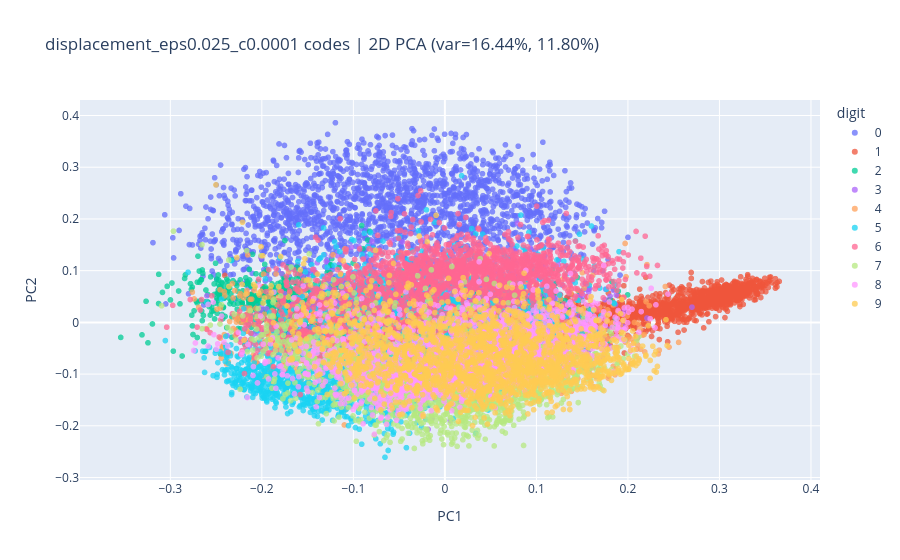
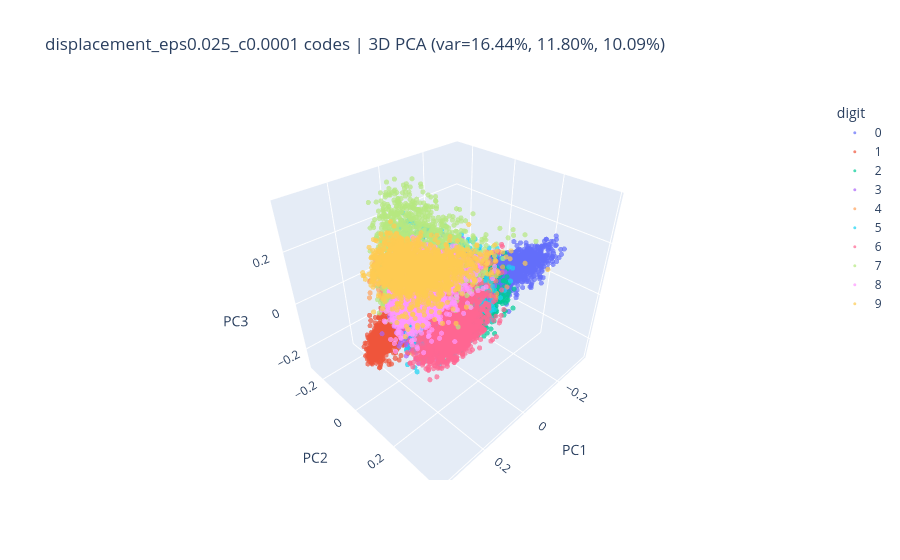
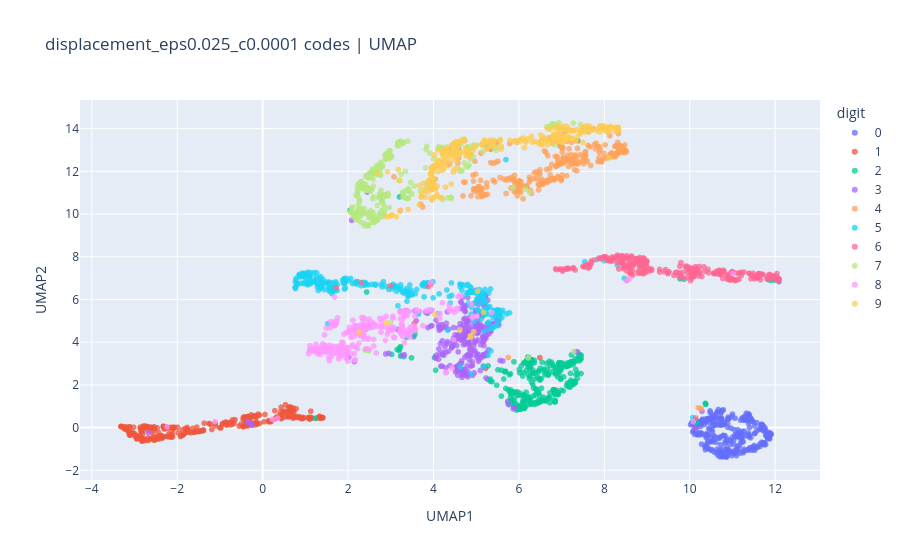

Write notebook code for charts like these, in order.
### Code cell
plot_code_pca(
    codes_all,
    labels,
    title_prefix=f"{SELECTED_TRIAL} codes",
    max_points=PCA_MAX_POINTS,
    seed=PCA_SEED,
)

plot_code_umap(
    codes_all,
    labels,
    title_prefix=f"{SELECTED_TRIAL} codes",
    max_points=UMAP_MAX_POINTS,
    seed=UMAP_SEED,
    n_neighbors=UMAP_N_NEIGHBORS,
    min_dist=UMAP_MIN_DIST,
)

### Figure 1 — Plotly figure (JSON) as saved in the notebook; plotly's stock layout.template omitted (floating-point values rounded to 4 significant figures; data arrays with more than 128 entries replaced by an {"elided": "..."} marker saying what was removed)
{"data": [{"customdata": {"elided": "2000x1 int values"}, "hovertemplate": "digit=0<br>PC1=%{x}<br>PC2=%{y}<br>sample_index=%{customdata[0]}<extra></extra>", "legendgroup": "0", "marker": {"color": "#636efa", "opacity": 0.75, "size": 6, "symbol": "circle"}, "mode": "markers", "name": "0", "showlegend": true, "type": "scattergl", "x": {"elided": "2000 float values"}, "xaxis": "x", "y": {"elided": "2000 float values"}, "yaxis": "y"}, {"customdata": {"elided": "2000x1 int values"}, "hovertemplate": "digit=1<br>PC1=%{x}<br>PC2=%{y}<br>sample_index=%{customdata[0]}<extra></extra>", "legendgroup": "1", "marker": {"color": "#EF553B", "opacity": 0.75, "size": 6, "symbol": "circle"}, "mode": "markers", "name": "1", "showlegend": true, "type": "scattergl", "x": {"elided": "2000 float values"}, "xaxis": "x", "y": {"elided": "2000 float values"}, "yaxis": "y"}, {"customdata": {"elided": "2000x1 int values"}, "hovertemplate": "digit=2<br>PC1=%{x}<br>PC2=%{y}<br>sample_index=%{customdata[0]}<extra></extra>", "legendgroup": "2", "marker": {"color": "#00cc96", "opacity": 0.75, "size": 6, "symbol": "circle"}, "mode": "markers", "name": "2", "showlegend": true, "type": "scattergl", "x": {"elided": "2000 float values"}, "xaxis": "x", "y": {"elided": "2000 float values"}, "yaxis": "y"}, {"customdata": {"elided": "2000x1 int values"}, "hovertemplate": "digit=3<br>PC1=%{x}<br>PC2=%{y}<br>sample_index=%{customdata[0]}<extra></extra>", "legendgroup": "3", "marker": {"color": "#ab63fa", "opacity": 0.75, "size": 6, "symbol": "circle"}, "mode": "markers", "name": "3", "showlegend": true, "type": "scattergl", "x": {"elided": "2000 float values"}, "xaxis": "x", "y": {"elided": "2000 float values"}, "yaxis": "y"}, {"customdata": {"elided": "2000x1 int values"}, "hovertemplate": "digit=4<br>PC1=%{x}<br>PC2=%{y}<br>sample_index=%{customdata[0]}<extra></extra>", "legendgroup": "4", "marker": {"color": "#FFA15A", "opacity": 0.75, "size": 6, "symbol": "circle"}, "mode": "markers", "name": "4", "showlegend": true, "type": "scattergl", "x": {"elided": "2000 float values"}, "xaxis": "x", "y": {"elided": "2000 float values"}, "yaxis": "y"}, {"customdata": {"elided": "2000x1 int values"}, "hovertemplate": "digit=5<br>PC1=%{x}<br>PC2=%{y}<br>sample_index=%{customdata[0]}<extra></extra>", "legendgroup": "5", "marker": {"color": "#19d3f3", "opacity": 0.75, "size": 6, "symbol": "circle"}, "mode": "markers", "name": "5", "showlegend": true, "type": "scattergl", "x": {"elided": "2000 float values"}, "xaxis": "x", "y": {"elided": "2000 float values"}, "yaxis": "y"}, {"customdata": {"elided": "2000x1 int values"}, "hovertemplate": "digit=6<br>PC1=%{x}<br>PC2=%{y}<br>sample_index=%{customdata[0]}<extra></extra>", "legendgroup": "6", "marker": {"color": "#FF6692", "opacity": 0.75, "size": 6, "symbol": "circle"}, "mode": "markers", "name": "6", "showlegend": true, "type": "scattergl", "x": {"elided": "2000 float values"}, "xaxis": "x", "y": {"elided": "2000 float values"}, "yaxis": "y"}, {"customdata": {"elided": "2000x1 int values"}, "hovertemplate": "digit=7<br>PC1=%{x}<br>PC2=%{y}<br>sample_index=%{customdata[0]}<extra></extra>", "legendgroup": "7", "marker": {"color": "#B6E880", "opacity": 0.75, "size": 6, "symbol": "circle"}, "mode": "markers", "name": "7", "showlegend": true, "type": "scattergl", "x": {"elided": "2000 float values"}, "xaxis": "x", "y": {"elided": "2000 float values"}, "yaxis": "y"}, {"customdata": {"elided": "2000x1 int values"}, "hovertemplate": "digit=8<br>PC1=%{x}<br>PC2=%{y}<br>sample_index=%{customdata[0]}<extra></extra>", "legendgroup": "8", "marker": {"color": "#FF97FF", "opacity": 0.75, "size": 6, "symbol": "circle"}, "mode": "markers", "name": "8", "showlegend": true, "type": "scattergl", "x": {"elided": "2000 float values"}, "xaxis": "x", "y": {"elided": "2000 float values"}, "yaxis": "y"}, {"customdata": {"elided": "2000x1 int values"}, "hovertemplate": "digit=9<br>PC1=%{x}<br>PC2=%{y}<br>sample_index=%{customdata[0]}<extra></extra>", "legendgroup": "9", "marker": {"color": "#FECB52", "opacity": 0.75, "size": 6, "symbol": "circle"}, "mode": "markers", "name": "9", "showlegend": true, "type": "scattergl", "x": {"elided": "2000 float values"}, "xaxis": "x", "y": {"elided": "2000 float values"}, "yaxis": "y"}], "layout": {"legend": {"title": {"text": "digit"}, "tracegroupgap": 0}, "title": {"text": "displacement_eps0.025_c0.0001 codes | 2D PCA (var=16.44%, 11.80%)"}, "xaxis": {"anchor": "y", "domain": [0, 1], "title": {"text": "PC1"}}, "yaxis": {"anchor": "x", "domain": [0, 1], "title": {"text": "PC2"}}}}

### Figure 2 — Plotly figure (JSON) as saved in the notebook; plotly's stock layout.template omitted (floating-point values rounded to 4 significant figures; data arrays with more than 128 entries replaced by an {"elided": "..."} marker saying what was removed)
{"data": [{"customdata": {"elided": "2000x1 int values"}, "hovertemplate": "digit=0<br>PC1=%{x}<br>PC2=%{y}<br>PC3=%{z}<br>sample_index=%{customdata[0]}<extra></extra>", "legendgroup": "0", "marker": {"color": "#636efa", "opacity": 0.7, "size": 3, "symbol": "circle"}, "mode": "markers", "name": "0", "scene": "scene", "showlegend": true, "type": "scatter3d", "x": {"elided": "2000 float values"}, "y": {"elided": "2000 float values"}, "z": {"elided": "2000 float values"}}, {"customdata": {"elided": "2000x1 int values"}, "hovertemplate": "digit=1<br>PC1=%{x}<br>PC2=%{y}<br>PC3=%{z}<br>sample_index=%{customdata[0]}<extra></extra>", "legendgroup": "1", "marker": {"color": "#EF553B", "opacity": 0.7, "size": 3, "symbol": "circle"}, "mode": "markers", "name": "1", "scene": "scene", "showlegend": true, "type": "scatter3d", "x": {"elided": "2000 float values"}, "y": {"elided": "2000 float values"}, "z": {"elided": "2000 float values"}}, {"customdata": {"elided": "2000x1 int values"}, "hovertemplate": "digit=2<br>PC1=%{x}<br>PC2=%{y}<br>PC3=%{z}<br>sample_index=%{customdata[0]}<extra></extra>", "legendgroup": "2", "marker": {"color": "#00cc96", "opacity": 0.7, "size": 3, "symbol": "circle"}, "mode": "markers", "name": "2", "scene": "scene", "showlegend": true, "type": "scatter3d", "x": {"elided": "2000 float values"}, "y": {"elided": "2000 float values"}, "z": {"elided": "2000 float values"}}, {"customdata": {"elided": "2000x1 int values"}, "hovertemplate": "digit=3<br>PC1=%{x}<br>PC2=%{y}<br>PC3=%{z}<br>sample_index=%{customdata[0]}<extra></extra>", "legendgroup": "3", "marker": {"color": "#ab63fa", "opacity": 0.7, "size": 3, "symbol": "circle"}, "mode": "markers", "name": "3", "scene": "scene", "showlegend": true, "type": "scatter3d", "x": {"elided": "2000 float values"}, "y": {"elided": "2000 float values"}, "z": {"elided": "2000 float values"}}, {"customdata": {"elided": "2000x1 int values"}, "hovertemplate": "digit=4<br>PC1=%{x}<br>PC2=%{y}<br>PC3=%{z}<br>sample_index=%{customdata[0]}<extra></extra>", "legendgroup": "4", "marker": {"color": "#FFA15A", "opacity": 0.7, "size": 3, "symbol": "circle"}, "mode": "markers", "name": "4", "scene": "scene", "showlegend": true, "type": "scatter3d", "x": {"elided": "2000 float values"}, "y": {"elided": "2000 float values"}, "z": {"elided": "2000 float values"}}, {"customdata": {"elided": "2000x1 int values"}, "hovertemplate": "digit=5<br>PC1=%{x}<br>PC2=%{y}<br>PC3=%{z}<br>sample_index=%{customdata[0]}<extra></extra>", "legendgroup": "5", "marker": {"color": "#19d3f3", "opacity": 0.7, "size": 3, "symbol": "circle"}, "mode": "markers", "name": "5", "scene": "scene", "showlegend": true, "type": "scatter3d", "x": {"elided": "2000 float values"}, "y": {"elided": "2000 float values"}, "z": {"elided": "2000 float values"}}, {"customdata": {"elided": "2000x1 int values"}, "hovertemplate": "digit=6<br>PC1=%{x}<br>PC2=%{y}<br>PC3=%{z}<br>sample_index=%{customdata[0]}<extra></extra>", "legendgroup": "6", "marker": {"color": "#FF6692", "opacity": 0.7, "size": 3, "symbol": "circle"}, "mode": "markers", "name": "6", "scene": "scene", "showlegend": true, "type": "scatter3d", "x": {"elided": "2000 float values"}, "y": {"elided": "2000 float values"}, "z": {"elided": "2000 float values"}}, {"customdata": {"elided": "2000x1 int values"}, "hovertemplate": "digit=7<br>PC1=%{x}<br>PC2=%{y}<br>PC3=%{z}<br>sample_index=%{customdata[0]}<extra></extra>", "legendgroup": "7", "marker": {"color": "#B6E880", "opacity": 0.7, "size": 3, "symbol": "circle"}, "mode": "markers", "name": "7", "scene": "scene", "showlegend": true, "type": "scatter3d", "x": {"elided": "2000 float values"}, "y": {"elided": "2000 float values"}, "z": {"elided": "2000 float values"}}, {"customdata": {"elided": "2000x1 int values"}, "hovertemplate": "digit=8<br>PC1=%{x}<br>PC2=%{y}<br>PC3=%{z}<br>sample_index=%{customdata[0]}<extra></extra>", "legendgroup": "8", "marker": {"color": "#FF97FF", "opacity": 0.7, "size": 3, "symbol": "circle"}, "mode": "markers", "name": "8", "scene": "scene", "showlegend": true, "type": "scatter3d", "x": {"elided": "2000 float values"}, "y": {"elided": "2000 float values"}, "z": {"elided": "2000 float values"}}, {"customdata": {"elided": "2000x1 int values"}, "hovertemplate": "digit=9<br>PC1=%{x}<br>PC2=%{y}<br>PC3=%{z}<br>sample_index=%{customdata[0]}<extra></extra>", "legendgroup": "9", "marker": {"color": "#FECB52", "opacity": 0.7, "size": 3, "symbol": "circle"}, "mode": "markers", "name": "9", "scene": "scene", "showlegend": true, "type": "scatter3d", "x": {"elided": "2000 float values"}, "y": {"elided": "2000 float values"}, "z": {"elided": "2000 float values"}}], "layout": {"legend": {"title": {"text": "digit"}, "tracegroupgap": 0}, "scene": {"domain": {"x": [0, 1], "y": [0, 1]}, "xaxis": {"title": {"text": "PC1"}}, "yaxis": {"title": {"text": "PC2"}}, "zaxis": {"title": {"text": "PC3"}}}, "title": {"text": "displacement_eps0.025_c0.0001 codes | 3D PCA (var=16.44%, 11.80%, 10.09%)"}}}

### Figure 3 — Plotly figure (JSON) as saved in the notebook; plotly's stock layout.template omitted (floating-point values rounded to 4 significant figures; data arrays with more than 128 entries replaced by an {"elided": "..."} marker saying what was removed)
{"data": [{"customdata": {"elided": "300x1 int values"}, "hovertemplate": "digit=0<br>UMAP1=%{x}<br>UMAP2=%{y}<br>sample_index=%{customdata[0]}<extra></extra>", "legendgroup": "0", "marker": {"color": "#636efa", "opacity": 0.75, "size": 6, "symbol": "circle"}, "mode": "markers", "name": "0", "showlegend": true, "type": "scattergl", "x": {"elided": "300 float values"}, "xaxis": "x", "y": {"elided": "300 float values"}, "yaxis": "y"}, {"customdata": {"elided": "300x1 int values"}, "hovertemplate": "digit=1<br>UMAP1=%{x}<br>UMAP2=%{y}<br>sample_index=%{customdata[0]}<extra></extra>", "legendgroup": "1", "marker": {"color": "#EF553B", "opacity": 0.75, "size": 6, "symbol": "circle"}, "mode": "markers", "name": "1", "showlegend": true, "type": "scattergl", "x": {"elided": "300 float values"}, "xaxis": "x", "y": {"elided": "300 float values"}, "yaxis": "y"}, {"customdata": {"elided": "300x1 int values"}, "hovertemplate": "digit=2<br>UMAP1=%{x}<br>UMAP2=%{y}<br>sample_index=%{customdata[0]}<extra></extra>", "legendgroup": "2", "marker": {"color": "#00cc96", "opacity": 0.75, "size": 6, "symbol": "circle"}, "mode": "markers", "name": "2", "showlegend": true, "type": "scattergl", "x": {"elided": "300 float values"}, "xaxis": "x", "y": {"elided": "300 float values"}, "yaxis": "y"}, {"customdata": {"elided": "300x1 int values"}, "hovertemplate": "digit=3<br>UMAP1=%{x}<br>UMAP2=%{y}<br>sample_index=%{customdata[0]}<extra></extra>", "legendgroup": "3", "marker": {"color": "#ab63fa", "opacity": 0.75, "size": 6, "symbol": "circle"}, "mode": "markers", "name": "3", "showlegend": true, "type": "scattergl", "x": {"elided": "300 float values"}, "xaxis": "x", "y": {"elided": "300 float values"}, "yaxis": "y"}, {"customdata": {"elided": "300x1 int values"}, "hovertemplate": "digit=4<br>UMAP1=%{x}<br>UMAP2=%{y}<br>sample_index=%{customdata[0]}<extra></extra>", "legendgroup": "4", "marker": {"color": "#FFA15A", "opacity": 0.75, "size": 6, "symbol": "circle"}, "mode": "markers", "name": "4", "showlegend": true, "type": "scattergl", "x": {"elided": "300 float values"}, "xaxis": "x", "y": {"elided": "300 float values"}, "yaxis": "y"}, {"customdata": {"elided": "300x1 int values"}, "hovertemplate": "digit=5<br>UMAP1=%{x}<br>UMAP2=%{y}<br>sample_index=%{customdata[0]}<extra></extra>", "legendgroup": "5", "marker": {"color": "#19d3f3", "opacity": 0.75, "size": 6, "symbol": "circle"}, "mode": "markers", "name": "5", "showlegend": true, "type": "scattergl", "x": {"elided": "300 float values"}, "xaxis": "x", "y": {"elided": "300 float values"}, "yaxis": "y"}, {"customdata": {"elided": "300x1 int values"}, "hovertemplate": "digit=6<br>UMAP1=%{x}<br>UMAP2=%{y}<br>sample_index=%{customdata[0]}<extra></extra>", "legendgroup": "6", "marker": {"color": "#FF6692", "opacity": 0.75, "size": 6, "symbol": "circle"}, "mode": "markers", "name": "6", "showlegend": true, "type": "scattergl", "x": {"elided": "300 float values"}, "xaxis": "x", "y": {"elided": "300 float values"}, "yaxis": "y"}, {"customdata": {"elided": "300x1 int values"}, "hovertemplate": "digit=7<br>UMAP1=%{x}<br>UMAP2=%{y}<br>sample_index=%{customdata[0]}<extra></extra>", "legendgroup": "7", "marker": {"color": "#B6E880", "opacity": 0.75, "size": 6, "symbol": "circle"}, "mode": "markers", "name": "7", "showlegend": true, "type": "scattergl", "x": {"elided": "300 float values"}, "xaxis": "x", "y": {"elided": "300 float values"}, "yaxis": "y"}, {"customdata": {"elided": "300x1 int values"}, "hovertemplate": "digit=8<br>UMAP1=%{x}<br>UMAP2=%{y}<br>sample_index=%{customdata[0]}<extra></extra>", "legendgroup": "8", "marker": {"color": "#FF97FF", "opacity": 0.75, "size": 6, "symbol": "circle"}, "mode": "markers", "name": "8", "showlegend": true, "type": "scattergl", "x": {"elided": "300 float values"}, "xaxis": "x", "y": {"elided": "300 float values"}, "yaxis": "y"}, {"customdata": {"elided": "300x1 int values"}, "hovertemplate": "digit=9<br>UMAP1=%{x}<br>UMAP2=%{y}<br>sample_index=%{customdata[0]}<extra></extra>", "legendgroup": "9", "marker": {"color": "#FECB52", "opacity": 0.75, "size": 6, "symbol": "circle"}, "mode": "markers", "name": "9", "showlegend": true, "type": "scattergl", "x": {"elided": "300 float values"}, "xaxis": "x", "y": {"elided": "300 float values"}, "yaxis": "y"}], "layout": {"legend": {"title": {"text": "digit"}, "tracegroupgap": 0}, "title": {"text": "displacement_eps0.025_c0.0001 codes | UMAP"}, "xaxis": {"anchor": "y", "domain": [0, 1], "title": {"text": "UMAP1"}}, "yaxis": {"anchor": "x", "domain": [0, 1], "title": {"text": "UMAP2"}}}}
